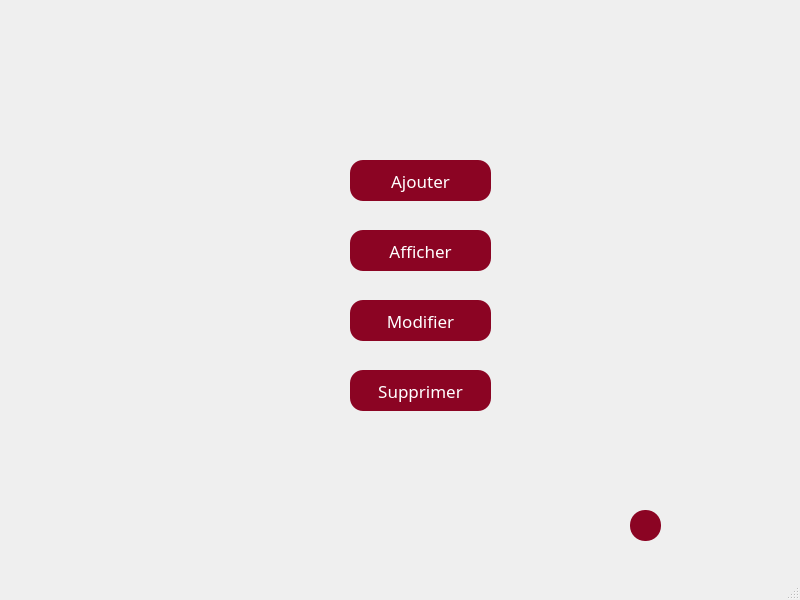
<?xml version="1.0" encoding="UTF-8"?>
<ui version="4.0">
 <class>MainWindow</class>
 <widget class="QMainWindow" name="MainWindow">
  <property name="geometry">
   <rect>
    <x>0</x>
    <y>0</y>
    <width>800</width>
    <height>600</height>
   </rect>
  </property>
  <property name="windowTitle">
   <string>MainWindow</string>
  </property>
  <property name="styleSheet">
   <string notr="true">QtabWidget{
border-radius:30px;
border-color:rgb(0, 0, 0)
}
*{
font-family:century gothic;
font-size:17px;
}
QLineEdit
{
border-radius:11px;
border-color:rgb(0, 0, 0);

}
QPushButton
{
background:rgb(139, 4, 35);
border-radius:13px;
color:rgb(255, 255, 255);
}
QPushButton:hover
{
background:rgb(216, 5, 37);
border-radius:13px;
color:rgb(255, 255, 255);
}

QToolButton{
background:rgb(139, 4, 35);
border-radius:15px;
}
QToolButton:hover{
background:rgb(216, 5, 37);
border-radius:15px;
}
</string>
  </property>
  <widget class="QWidget" name="centralwidget">
   <widget class="QStackedWidget" name="stackedWidget">
    <property name="enabled">
     <bool>true</bool>
    </property>
    <property name="geometry">
     <rect>
      <x>130</x>
      <y>50</y>
      <width>551</width>
      <height>421</height>
     </rect>
    </property>
    <property name="styleSheet">
     <string notr="true"/>
    </property>
    <property name="currentIndex">
     <number>1</number>
    </property>
    <widget class="QWidget" name="stackedWidgetPage1">
     <widget class="QLabel" name="label">
      <property name="geometry">
       <rect>
        <x>90</x>
        <y>40</y>
        <width>151</width>
        <height>31</height>
       </rect>
      </property>
      <property name="text">
       <string>ID operation</string>
      </property>
     </widget>
     <widget class="QLabel" name="label_2">
      <property name="geometry">
       <rect>
        <x>90</x>
        <y>90</y>
        <width>131</width>
        <height>31</height>
       </rect>
      </property>
      <property name="text">
       <string>Date operation</string>
      </property>
     </widget>
     <widget class="QLabel" name="label_3">
      <property name="geometry">
       <rect>
        <x>90</x>
        <y>140</y>
        <width>131</width>
        <height>31</height>
       </rect>
      </property>
      <property name="text">
       <string>Type operation</string>
      </property>
     </widget>
     <widget class="QLabel" name="label_4">
      <property name="geometry">
       <rect>
        <x>90</x>
        <y>190</y>
        <width>151</width>
        <height>31</height>
       </rect>
      </property>
      <property name="text">
       <string>Montant</string>
      </property>
     </widget>
     <widget class="QLineEdit" name="leidoperation">
      <property name="geometry">
       <rect>
        <x>230</x>
        <y>41</y>
        <width>201</width>
        <height>31</height>
       </rect>
      </property>
     </widget>
     <widget class="QLineEdit" name="ledateoperation">
      <property name="geometry">
       <rect>
        <x>230</x>
        <y>91</y>
        <width>201</width>
        <height>31</height>
       </rect>
      </property>
     </widget>
     <widget class="QLineEdit" name="letypeoperation">
      <property name="geometry">
       <rect>
        <x>230</x>
        <y>141</y>
        <width>201</width>
        <height>31</height>
       </rect>
      </property>
     </widget>
     <widget class="QLineEdit" name="lemontant">
      <property name="geometry">
       <rect>
        <x>230</x>
        <y>191</y>
        <width>201</width>
        <height>31</height>
       </rect>
      </property>
     </widget>
     <widget class="QPushButton" name="ajoute_caisse">
      <property name="geometry">
       <rect>
        <x>150</x>
        <y>310</y>
        <width>211</width>
        <height>41</height>
       </rect>
      </property>
      <property name="text">
       <string>Ajouter</string>
      </property>
     </widget>
     <widget class="QToolButton" name="toolButton_7">
      <property name="geometry">
       <rect>
        <x>480</x>
        <y>10</y>
        <width>31</width>
        <height>31</height>
       </rect>
      </property>
      <property name="text">
       <string>...</string>
      </property>
      <property name="icon">
       <iconset>
        <normaloff>../../Downloads/téléchargement__6_-removebg-preview.png</normaloff>../../Downloads/téléchargement__6_-removebg-preview.png</iconset>
      </property>
      <property name="iconSize">
       <size>
        <width>20</width>
        <height>20</height>
       </size>
      </property>
     </widget>
    </widget>
    <widget class="QWidget" name="page">
     <widget class="QPushButton" name="ajouter_empl">
      <property name="geometry">
       <rect>
        <x>220</x>
        <y>110</y>
        <width>141</width>
        <height>41</height>
       </rect>
      </property>
      <property name="text">
       <string>Ajouter</string>
      </property>
     </widget>
     <widget class="QPushButton" name="affiche_emp">
      <property name="geometry">
       <rect>
        <x>220</x>
        <y>180</y>
        <width>141</width>
        <height>41</height>
       </rect>
      </property>
      <property name="text">
       <string>Afficher</string>
      </property>
     </widget>
     <widget class="QPushButton" name="modifier_emp">
      <property name="geometry">
       <rect>
        <x>220</x>
        <y>250</y>
        <width>141</width>
        <height>41</height>
       </rect>
      </property>
      <property name="text">
       <string>Modifier</string>
      </property>
     </widget>
     <widget class="QPushButton" name="supprimer_emp">
      <property name="geometry">
       <rect>
        <x>220</x>
        <y>320</y>
        <width>141</width>
        <height>41</height>
       </rect>
      </property>
      <property name="text">
       <string>Supprimer</string>
      </property>
     </widget>
    </widget>
    <widget class="QWidget" name="stackedWidgetPage2">
     <widget class="QToolButton" name="toolButton_2">
      <property name="geometry">
       <rect>
        <x>200</x>
        <y>20</y>
        <width>31</width>
        <height>31</height>
       </rect>
      </property>
      <property name="text">
       <string>...</string>
      </property>
      <property name="icon">
       <iconset>
        <normaloff>../../Downloads/revherche-removebg-preview.png</normaloff>../../Downloads/revherche-removebg-preview.png</iconset>
      </property>
     </widget>
     <widget class="QLineEdit" name="lineEdit_12">
      <property name="geometry">
       <rect>
        <x>30</x>
        <y>20</y>
        <width>191</width>
        <height>31</height>
       </rect>
      </property>
      <property name="placeholderText">
       <string> Recherche...</string>
      </property>
     </widget>
     <widget class="QTableView" name="tablecaisse">
      <property name="geometry">
       <rect>
        <x>30</x>
        <y>80</y>
        <width>491</width>
        <height>281</height>
       </rect>
      </property>
     </widget>
     <widget class="QToolButton" name="toolButton_3">
      <property name="geometry">
       <rect>
        <x>490</x>
        <y>20</y>
        <width>31</width>
        <height>31</height>
       </rect>
      </property>
      <property name="text">
       <string>...</string>
      </property>
      <property name="icon">
       <iconset>
        <normaloff>../../Downloads/32223-removebg-preview.png</normaloff>../../Downloads/32223-removebg-preview.png</iconset>
      </property>
      <property name="iconSize">
       <size>
        <width>20</width>
        <height>20</height>
       </size>
      </property>
     </widget>
     <widget class="QPushButton" name="afficher">
      <property name="geometry">
       <rect>
        <x>220</x>
        <y>390</y>
        <width>75</width>
        <height>23</height>
       </rect>
      </property>
      <property name="text">
       <string>afficher</string>
      </property>
     </widget>
     <widget class="QToolButton" name="toolButton_4">
      <property name="geometry">
       <rect>
        <x>550</x>
        <y>60</y>
        <width>31</width>
        <height>31</height>
       </rect>
      </property>
      <property name="text">
       <string>...</string>
      </property>
      <property name="icon">
       <iconset>
        <normaloff>../../../Downloads/icon-pdf-white.png</normaloff>../../../Downloads/icon-pdf-white.png</iconset>
      </property>
      <property name="iconSize">
       <size>
        <width>20</width>
        <height>20</height>
       </size>
      </property>
     </widget>
     <widget class="QToolButton" name="toolButton_5">
      <property name="geometry">
       <rect>
        <x>450</x>
        <y>20</y>
        <width>31</width>
        <height>31</height>
       </rect>
      </property>
      <property name="text">
       <string>...</string>
      </property>
      <property name="icon">
       <iconset>
        <normaloff>../../Downloads/kisspng-microsoft-excel-microsoft-office-2013-icon-excel-png-transparent-5a7a428d308796.8754036215179618691988__1_-removebg-preview.png</normaloff>../../Downloads/kisspng-microsoft-excel-microsoft-office-2013-icon-excel-png-transparent-5a7a428d308796.8754036215179618691988__1_-removebg-preview.png</iconset>
      </property>
      <property name="iconSize">
       <size>
        <width>20</width>
        <height>20</height>
       </size>
      </property>
     </widget>
     <widget class="QToolButton" name="toolButton_6">
      <property name="geometry">
       <rect>
        <x>410</x>
        <y>20</y>
        <width>31</width>
        <height>31</height>
       </rect>
      </property>
      <property name="text">
       <string/>
      </property>
      <property name="icon">
       <iconset>
        <normaloff>../../Downloads/pngtree-statistics-icon-design-png-image_1011318-removebg-preview.png</normaloff>../../Downloads/pngtree-statistics-icon-design-png-image_1011318-removebg-preview.png</iconset>
      </property>
      <property name="iconSize">
       <size>
        <width>20</width>
        <height>20</height>
       </size>
      </property>
     </widget>
     <zorder>lineEdit_12</zorder>
     <zorder>toolButton_2</zorder>
     <zorder>tablecaisse</zorder>
     <zorder>toolButton_3</zorder>
     <zorder>afficher</zorder>
     <zorder>toolButton_4</zorder>
     <zorder>toolButton_5</zorder>
     <zorder>toolButton_6</zorder>
    </widget>
    <widget class="QWidget" name="stackedWidgetPage3">
     <widget class="QPushButton" name="modifier_caisse">
      <property name="geometry">
       <rect>
        <x>150</x>
        <y>280</y>
        <width>211</width>
        <height>41</height>
       </rect>
      </property>
      <property name="text">
       <string>Modifier</string>
      </property>
     </widget>
     <widget class="QLabel" name="label_7">
      <property name="geometry">
       <rect>
        <x>80</x>
        <y>190</y>
        <width>151</width>
        <height>31</height>
       </rect>
      </property>
      <property name="text">
       <string>Montant</string>
      </property>
     </widget>
     <widget class="QLineEdit" name="lineEdit_spec_modif">
      <property name="geometry">
       <rect>
        <x>230</x>
        <y>191</y>
        <width>201</width>
        <height>31</height>
       </rect>
      </property>
     </widget>
     <widget class="QLabel" name="label_8">
      <property name="geometry">
       <rect>
        <x>80</x>
        <y>90</y>
        <width>141</width>
        <height>31</height>
       </rect>
      </property>
      <property name="text">
       <string>Date operation</string>
      </property>
     </widget>
     <widget class="QLabel" name="label_9">
      <property name="geometry">
       <rect>
        <x>80</x>
        <y>140</y>
        <width>141</width>
        <height>31</height>
       </rect>
      </property>
      <property name="text">
       <string>Type operation</string>
      </property>
     </widget>
     <widget class="QLineEdit" name="lineEdit_prenom_modif">
      <property name="geometry">
       <rect>
        <x>230</x>
        <y>141</y>
        <width>201</width>
        <height>31</height>
       </rect>
      </property>
     </widget>
     <widget class="QLineEdit" name="lineEdit_nom_modif">
      <property name="geometry">
       <rect>
        <x>230</x>
        <y>91</y>
        <width>201</width>
        <height>31</height>
       </rect>
      </property>
     </widget>
     <widget class="QLabel" name="label_10">
      <property name="geometry">
       <rect>
        <x>80</x>
        <y>40</y>
        <width>151</width>
        <height>31</height>
       </rect>
      </property>
      <property name="text">
       <string>ID operation </string>
      </property>
     </widget>
     <widget class="QLineEdit" name="lineEdit_id_modif">
      <property name="geometry">
       <rect>
        <x>230</x>
        <y>41</y>
        <width>201</width>
        <height>31</height>
       </rect>
      </property>
     </widget>
    </widget>
    <widget class="QWidget" name="stackedWidgetPage4">
     <widget class="QPushButton" name="supprimer_caisse">
      <property name="geometry">
       <rect>
        <x>220</x>
        <y>230</y>
        <width>211</width>
        <height>41</height>
       </rect>
      </property>
      <property name="text">
       <string>Supprimer</string>
      </property>
     </widget>
     <widget class="QLabel" name="label_6">
      <property name="geometry">
       <rect>
        <x>90</x>
        <y>130</y>
        <width>151</width>
        <height>31</height>
       </rect>
      </property>
      <property name="text">
       <string>ID operation</string>
      </property>
     </widget>
     <widget class="QLineEdit" name="leidoperation_2">
      <property name="geometry">
       <rect>
        <x>230</x>
        <y>131</y>
        <width>201</width>
        <height>31</height>
       </rect>
      </property>
     </widget>
    </widget>
   </widget>
   <widget class="QToolButton" name="return_2">
    <property name="geometry">
     <rect>
      <x>630</x>
      <y>510</y>
      <width>31</width>
      <height>31</height>
     </rect>
    </property>
    <property name="text">
     <string/>
    </property>
    <property name="icon">
     <iconset>
      <normaloff>../../Downloads/double-symbole-de-logotype-du-vecteur-d-flèche-illustration-eps-icône-flèches-rotation-149638865-removebg-preview.png</normaloff>../../Downloads/double-symbole-de-logotype-du-vecteur-d-flèche-illustration-eps-icône-flèches-rotation-149638865-removebg-preview.png</iconset>
    </property>
    <property name="iconSize">
     <size>
      <width>27</width>
      <height>27</height>
     </size>
    </property>
   </widget>
  </widget>
  <widget class="QMenuBar" name="menubar">
   <property name="geometry">
    <rect>
     <x>0</x>
     <y>0</y>
     <width>800</width>
     <height>27</height>
    </rect>
   </property>
  </widget>
  <widget class="QStatusBar" name="statusbar"/>
 </widget>
 <resources/>
 <connections/>
</ui>
